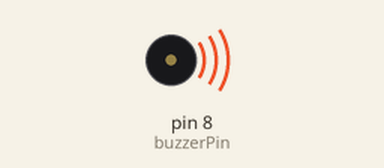
Simulated run of this sketch. Board: Arduino Uno, built with avr-gcc and run on an emulated ATmega328P. Parts: buzzer (waves = sounding).

Above: at 0.2 s.
Timing chart, 0 to 27.5 s (numbered marks = the images above):
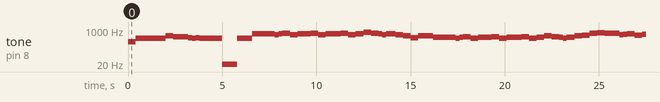

The sketch:

StargateSongBuzzerNoDelayRev5.ino
```cpp
//Created on 6/27/2023 to play the stargate song without delay on a 5 V buzzer without using the delay function.  It works somewhat.  There are frequent interruptions.  But it is recognizable as the stargate song.
//Rev 3 Created on 6/28/2023.  This version partially works. It is currently experiencing a difficulty where in several places the note that should be played on the buzzer is not the high note I should be hearing but a lower note.  It starts in element 34 of the bArr and last for 3 notes.  I do hear it other places in the song.  I am suspicious it might be because of the duration of the notes being so short.
//Rev 4 Created on 6/28/2023.  The introduction of the noTone function back into the code fixed the issue I was seeing in the previous code
//Rev 5 Created on 6/28/2023 by Jonathan DeWitt.  This version introduces back in the pause at the end of the song for 3 seconds before looping.  I also cleaned up the code a bit of commented out code and some of the naming of the variables (I removed references to song 2 that carried over from reference code where I could).
#define qn 1000 //quarter note duration is 1000 ms
#define hn 2000 //half note duration is 2000 ms
#define wn 4000 //whole note duration is 4000 ms
#define dhn 3000 //dotted half note duration is 3000 ms
#define dqn 1500 //dotted quarter note duration is 1500 ms
#define en 500 //eighth note duration is 500 ms
#define sn 250 //sixteenth note duration is 250 ms
#define tsn 125 //thirty-second note duration is 125 ms
#define wnq 1250 //whole note tied to a quarter note duration is 1250 ms

enum Notes {
  N_C4 = 261,
  N_D4 = 294,
  N_E4 = 329,
  N_F4 = 349,
  N_G4 = 391,
  N_A5 = 440,
  N_B5 = 493,
  N_C5 = 523,
  N_D5 = 587,
  N_E5 = 659,
  N_F5 = 698,
  N_G5 = 784,
  N_A6 = 880,
  N_A5F = 415,
  N_B5F = 466,
  N_C5SH = 554,
  N_D5F = 554,
  N_D5SH = 622,
  N_E5F = 622,
  N_G5F = 739,
  N_SIL = 10
};

const char *NoteName[]={"C4","D4","E4","F4","G4","A5","B5","C5","D5","E5","F5","G5","A6","A5F","B5F","C5SH","D5F","D5SH","E5F","G5F","SIL"}; //A note name lookup array - must have the same number of characters as enum Notes or it can crash
Notes bArr[93]={N_C4,N_G4,N_G4,N_C5,N_B5F,N_A5F,N_G4,N_A5F,N_G4,N_SIL,N_G4,N_E5,N_D5,N_E5,N_F5,N_D5,N_E5,N_E5,N_F5,N_D5,N_E5,N_E5,N_F5,N_D5,N_E5,N_G5,N_F5,N_E5,N_D5,N_E5,N_D5,N_C5,N_A5F,N_C5,N_A5,N_G4,N_A5,N_B5F,N_G4,N_A5,N_A5,N_B5F,N_G4,N_A5,N_A5,N_B5F,N_G4,N_A5,N_C5,N_B5F,N_A5,N_G4,N_A5,N_C5,N_D5F,N_F5,N_G5F,N_F5,N_D5,N_E5F,N_E5,N_C5SH,N_D5SH,N_E5,N_G5F,N_F5,N_D5,N_E5F,N_E5,N_C5SH,N_D5SH,N_E5,N_D5,N_G5F,N_D5,N_G5F,N_A6,N_A6,N_A6,N_SIL,N_A6,N_A6,N_A6,N_SIL,N_A6,N_A6,N_A6,N_SIL,N_A6,N_A6,N_A6,N_SIL,N_A6}; //Up to section 29 Stargate SG-1 Theme Song - Incorporates firstSectionSG and secondSectionSG and thirdSectionSG and fourthSectionSG from Stargate_Song.ino - Note: In sections 25 & 27 of the Stargate SG-1 Main Theme Song Arranged by Frank Bernaerts there are sixteenth notes which I changed to eighth notes because I don't think the DFPlayer handles sixteenth notes well at the speed I'm running the music at
#define numArrayElements 92 //Define number of elements in song array Stargate Theme Song
float sF=2.5; //Speed Factor to Speed Up Song
float songD[]={qn/sF,dhn/sF,qn/sF,qn/sF,hn/sF,en/sF,en/sF,en/sF,dhn/sF,hn/sF,hn/sF,dhn/sF,en/sF,en/sF,qn/sF,qn/sF,wnq/sF,en/sF,qn/sF,qn/sF,dqn/sF,en/sF,qn/sF,qn/sF,qn/sF,qn/sF,qn/sF,en/sF,en/sF,wnq/sF,qn/sF,qn/sF,qn/sF,hn/sF,dhn/sF,en/sF,en/sF,qn/sF,qn/sF,wnq/sF,en/sF,qn/sF,qn/sF,dqn/sF,en/sF,qn/sF,qn/sF,qn/sF,qn/sF,qn/sF,en/sF,en/sF,qn/sF,qn/sF,qn/sF,qn/sF,qn/sF,hn/sF,en/sF,en/sF,qn/sF,qn/sF,qn/sF,qn/sF,qn/sF,hn/sF,en/sF,en/sF,qn/sF,qn/sF,qn/sF,qn/sF,hn/sF,hn/sF,hn/sF,hn/sF,qn/sF,qn/sF,qn/sF,en/sF,qn/sF,qn/sF,qn/sF,en/sF,en/sF,en/sF,en/sF,en/sF,en/sF,en/sF,en/sF,en/sF,qn/sF};
int voidLoopCnt=0; //Keeps track of iterations of void loop
unsigned long previousMillis = 0;
unsigned long arrayEndMillis = 0; //A variable to store what time the array end was reached
long interval = 0;
const long songEndPause = 3000;

#define buzzerPin 8 //Arduino Digital Pin the 5 V Buzzer is Connected To

void setup() {
  Serial.begin(9600);
  pinMode(buzzerPin, OUTPUT);
}

void loop()
{ //Start of void loop
  unsigned long currentMillis = millis();

  for (int i = 0; i<=numArrayElements; i++)
  { //Start of for loop to run through notes
    beep(bArr[i], songD[i]);
    previousMillis = currentMillis; //Set the previousMillis equal to the time you last triggered the note
    interval = songD[i]; //Set the interval equal to the duration of the current note
    while(currentMillis - previousMillis < interval)
    {
      //Serial.println("Waiting.");
      currentMillis = millis(); //Update the currentMillis so that the while loop can keep checking to see if the note's duration has elapsed
      if(currentMillis - previousMillis >= interval)
      { //Start of if statement to check if the end of interval has been reached
        noTone(buzzerPin); //Turn off the square wave that generates the tone at the end of the interval so that the next notes can start properly
      } //End of if statement to check if the end of interval has been reached
    }
    //Serial.print("i = "); //For debugging purposes only to see what iteration of the for loop the song is on. Note this also allows us to see how long each note is lasting by when i appears in the serial monitor.
    //Serial.println(i);

    if(i==numArrayElements)
    { //Beginning of if statement when the i variable reaches the end of the array numArrayElements
      arrayEndMillis = millis();
      while(currentMillis - arrayEndMillis < songEndPause)
      {
        //Serial.println("Pausing at end of song."); //For debugging only
        currentMillis = millis(); //Update the currentMillis so that the while loop can keep checking to see if the songEndPause duration has elapsed
      }
    } //End of if statement when the i variable reaches the end of the array numArrayElements

  } //end of for loop to run through notes

} //End of void loop

//Function Definitions
void beep(int note, int duration)
{ //Start of beep function definition
  //Play tone on buzzerPin
  tone(buzzerPin, note, duration);
} //End of beep function definition
```

Measured:
- by itself, tone on pin 8 (buzzerPin): plays 261 Hz for 0.40 s, 391 Hz for 1.6 s, 523 Hz for 0.40 s, 466 Hz for 0.80 s, 415 Hz for 0.20 s, 391 Hz for 0.20 s … (244 notes in this stretch)
